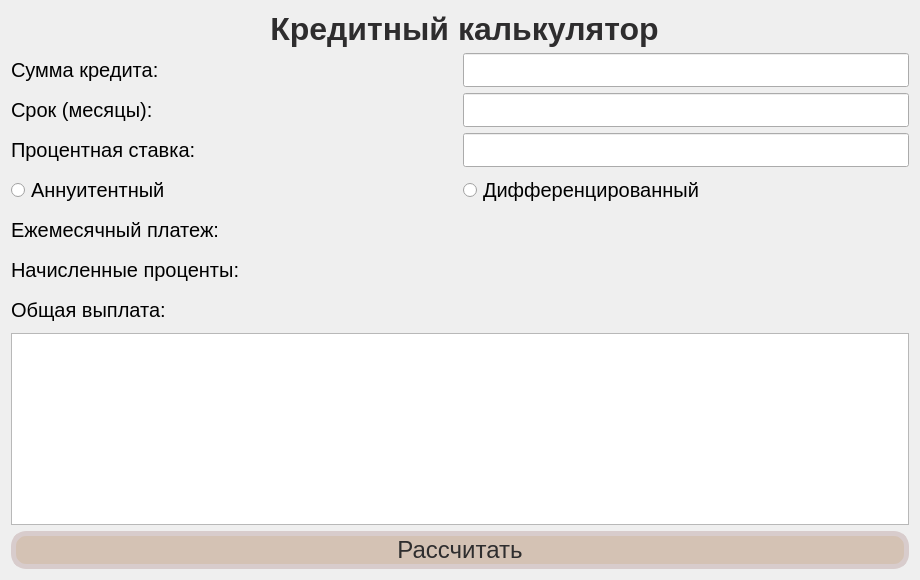
<?xml version="1.0" encoding="UTF-8"?>
<ui version="4.0">
 <class>CreditCalc</class>
 <widget class="QDialog" name="CreditCalc">
  <property name="geometry">
   <rect>
    <x>0</x>
    <y>0</y>
    <width>920</width>
    <height>580</height>
   </rect>
  </property>
  <property name="windowTitle">
   <string>Dialog</string>
  </property>
  <layout class="QGridLayout" name="gridLayout">
   <item row="0" column="0">
    <layout class="QGridLayout" name="gridLayout_2">
     <item row="0" column="0" colspan="2">
      <widget class="QLabel" name="header">
       <property name="sizePolicy">
        <sizepolicy hsizetype="MinimumExpanding" vsizetype="MinimumExpanding">
         <horstretch>0</horstretch>
         <verstretch>0</verstretch>
        </sizepolicy>
       </property>
       <property name="font">
        <font>
         <pointsize>24</pointsize>
         <weight>75</weight>
         <bold>true</bold>
        </font>
       </property>
       <property name="styleSheet">
        <string notr="true">QLabel {
color: #2e2d2e;
}</string>
       </property>
       <property name="text">
        <string> Кредитный калькулятор</string>
       </property>
       <property name="alignment">
        <set>Qt::AlignCenter</set>
       </property>
      </widget>
     </item>
     <item row="1" column="0">
      <widget class="QLabel" name="sum">
       <property name="sizePolicy">
        <sizepolicy hsizetype="MinimumExpanding" vsizetype="MinimumExpanding">
         <horstretch>0</horstretch>
         <verstretch>0</verstretch>
        </sizepolicy>
       </property>
       <property name="font">
        <font>
         <pointsize>-1</pointsize>
         <weight>50</weight>
         <bold>false</bold>
        </font>
       </property>
       <property name="styleSheet">
        <string notr="true">QLabel{
font-size: 20px;
}</string>
       </property>
       <property name="text">
        <string>Сумма кредита:</string>
       </property>
      </widget>
     </item>
     <item row="1" column="1">
      <widget class="QLineEdit" name="sumInput">
       <property name="sizePolicy">
        <sizepolicy hsizetype="MinimumExpanding" vsizetype="MinimumExpanding">
         <horstretch>0</horstretch>
         <verstretch>0</verstretch>
        </sizepolicy>
       </property>
       <property name="font">
        <font>
         <pointsize>12</pointsize>
         <weight>50</weight>
         <bold>false</bold>
        </font>
       </property>
      </widget>
     </item>
     <item row="2" column="0">
      <widget class="QLabel" name="time">
       <property name="sizePolicy">
        <sizepolicy hsizetype="MinimumExpanding" vsizetype="MinimumExpanding">
         <horstretch>0</horstretch>
         <verstretch>0</verstretch>
        </sizepolicy>
       </property>
       <property name="font">
        <font>
         <pointsize>-1</pointsize>
         <weight>50</weight>
         <bold>false</bold>
        </font>
       </property>
       <property name="styleSheet">
        <string notr="true">QLabel{
font-size: 20px;
}</string>
       </property>
       <property name="text">
        <string>Срок (месяцы):</string>
       </property>
      </widget>
     </item>
     <item row="2" column="1">
      <widget class="QLineEdit" name="timeInput">
       <property name="sizePolicy">
        <sizepolicy hsizetype="MinimumExpanding" vsizetype="MinimumExpanding">
         <horstretch>0</horstretch>
         <verstretch>0</verstretch>
        </sizepolicy>
       </property>
       <property name="font">
        <font>
         <pointsize>12</pointsize>
         <weight>50</weight>
         <bold>false</bold>
        </font>
       </property>
      </widget>
     </item>
     <item row="3" column="0">
      <widget class="QLabel" name="rate">
       <property name="sizePolicy">
        <sizepolicy hsizetype="MinimumExpanding" vsizetype="MinimumExpanding">
         <horstretch>0</horstretch>
         <verstretch>0</verstretch>
        </sizepolicy>
       </property>
       <property name="font">
        <font>
         <pointsize>-1</pointsize>
         <weight>50</weight>
         <bold>false</bold>
        </font>
       </property>
       <property name="styleSheet">
        <string notr="true">QLabel{
font-size: 20px;
}</string>
       </property>
       <property name="text">
        <string>Процентная ставка:</string>
       </property>
      </widget>
     </item>
     <item row="3" column="1">
      <widget class="QLineEdit" name="rateInput">
       <property name="sizePolicy">
        <sizepolicy hsizetype="MinimumExpanding" vsizetype="MinimumExpanding">
         <horstretch>0</horstretch>
         <verstretch>0</verstretch>
        </sizepolicy>
       </property>
       <property name="font">
        <font>
         <pointsize>12</pointsize>
         <weight>50</weight>
         <bold>false</bold>
        </font>
       </property>
      </widget>
     </item>
     <item row="4" column="0">
      <widget class="QRadioButton" name="annuity">
       <property name="sizePolicy">
        <sizepolicy hsizetype="MinimumExpanding" vsizetype="MinimumExpanding">
         <horstretch>0</horstretch>
         <verstretch>0</verstretch>
        </sizepolicy>
       </property>
       <property name="font">
        <font>
         <pointsize>-1</pointsize>
         <weight>50</weight>
         <bold>false</bold>
        </font>
       </property>
       <property name="styleSheet">
        <string notr="true">QRadioButton{
font-size: 20px;
}</string>
       </property>
       <property name="text">
        <string>Аннуитентный</string>
       </property>
      </widget>
     </item>
     <item row="4" column="1">
      <widget class="QRadioButton" name="differencial">
       <property name="sizePolicy">
        <sizepolicy hsizetype="MinimumExpanding" vsizetype="MinimumExpanding">
         <horstretch>0</horstretch>
         <verstretch>0</verstretch>
        </sizepolicy>
       </property>
       <property name="font">
        <font>
         <pointsize>-1</pointsize>
         <weight>50</weight>
         <bold>false</bold>
        </font>
       </property>
       <property name="styleSheet">
        <string notr="true">QRadioButton{
font-size: 20px;
}</string>
       </property>
       <property name="text">
        <string>Дифференцированный</string>
       </property>
      </widget>
     </item>
     <item row="5" column="0">
      <widget class="QLabel" name="monthPay">
       <property name="sizePolicy">
        <sizepolicy hsizetype="MinimumExpanding" vsizetype="MinimumExpanding">
         <horstretch>0</horstretch>
         <verstretch>0</verstretch>
        </sizepolicy>
       </property>
       <property name="font">
        <font>
         <pointsize>-1</pointsize>
         <weight>50</weight>
         <bold>false</bold>
        </font>
       </property>
       <property name="styleSheet">
        <string notr="true">QLabel{
font-size: 20px;
}</string>
       </property>
       <property name="text">
        <string>Ежемесячный платеж:</string>
       </property>
      </widget>
     </item>
     <item row="5" column="1">
      <widget class="QLabel" name="monthPayOutput">
       <property name="sizePolicy">
        <sizepolicy hsizetype="MinimumExpanding" vsizetype="MinimumExpanding">
         <horstretch>0</horstretch>
         <verstretch>0</verstretch>
        </sizepolicy>
       </property>
       <property name="font">
        <font>
         <pointsize>12</pointsize>
         <weight>50</weight>
         <bold>false</bold>
        </font>
       </property>
       <property name="text">
        <string/>
       </property>
      </widget>
     </item>
     <item row="6" column="0">
      <widget class="QLabel" name="overPayed">
       <property name="sizePolicy">
        <sizepolicy hsizetype="MinimumExpanding" vsizetype="MinimumExpanding">
         <horstretch>0</horstretch>
         <verstretch>0</verstretch>
        </sizepolicy>
       </property>
       <property name="font">
        <font>
         <pointsize>-1</pointsize>
         <weight>50</weight>
         <bold>false</bold>
        </font>
       </property>
       <property name="styleSheet">
        <string notr="true">QLabel{
font-size: 20px;
}</string>
       </property>
       <property name="text">
        <string>Начисленные проценты:</string>
       </property>
      </widget>
     </item>
     <item row="6" column="1">
      <widget class="QLabel" name="overPayedOutput">
       <property name="sizePolicy">
        <sizepolicy hsizetype="MinimumExpanding" vsizetype="MinimumExpanding">
         <horstretch>0</horstretch>
         <verstretch>0</verstretch>
        </sizepolicy>
       </property>
       <property name="font">
        <font>
         <pointsize>12</pointsize>
         <weight>50</weight>
         <bold>false</bold>
        </font>
       </property>
       <property name="text">
        <string/>
       </property>
      </widget>
     </item>
     <item row="7" column="0">
      <widget class="QLabel" name="fullPay">
       <property name="sizePolicy">
        <sizepolicy hsizetype="MinimumExpanding" vsizetype="MinimumExpanding">
         <horstretch>0</horstretch>
         <verstretch>0</verstretch>
        </sizepolicy>
       </property>
       <property name="font">
        <font>
         <pointsize>-1</pointsize>
         <weight>50</weight>
         <bold>false</bold>
        </font>
       </property>
       <property name="styleSheet">
        <string notr="true">QLabel{
font-size: 20px;
}</string>
       </property>
       <property name="text">
        <string>Общая выплата:</string>
       </property>
      </widget>
     </item>
     <item row="7" column="1">
      <widget class="QLabel" name="fullPayOutput">
       <property name="sizePolicy">
        <sizepolicy hsizetype="MinimumExpanding" vsizetype="MinimumExpanding">
         <horstretch>0</horstretch>
         <verstretch>0</verstretch>
        </sizepolicy>
       </property>
       <property name="font">
        <font>
         <pointsize>12</pointsize>
         <weight>50</weight>
         <bold>false</bold>
        </font>
       </property>
       <property name="text">
        <string/>
       </property>
      </widget>
     </item>
     <item row="8" column="0" colspan="2">
      <widget class="QTextEdit" name="paysheet">
       <property name="sizePolicy">
        <sizepolicy hsizetype="MinimumExpanding" vsizetype="MinimumExpanding">
         <horstretch>0</horstretch>
         <verstretch>0</verstretch>
        </sizepolicy>
       </property>
       <property name="font">
        <font>
         <pointsize>12</pointsize>
         <weight>50</weight>
         <bold>false</bold>
        </font>
       </property>
      </widget>
     </item>
     <item row="9" column="0" colspan="2">
      <widget class="QPushButton" name="calculate">
       <property name="sizePolicy">
        <sizepolicy hsizetype="MinimumExpanding" vsizetype="MinimumExpanding">
         <horstretch>0</horstretch>
         <verstretch>0</verstretch>
        </sizepolicy>
       </property>
       <property name="font">
        <font>
         <pointsize>-1</pointsize>
         <weight>50</weight>
         <bold>false</bold>
        </font>
       </property>
       <property name="styleSheet">
        <string notr="true">QPushButton {
  font-size: 24px;
  text-align: center;
  color: #2e2d2e;
  background-color: #d4c2b4;
  border-radius: 15px;
  border: 5px solid #d8cccc;
}

QPushButton:pressed {
  background-color: #c4b6ab;
}</string>
       </property>
       <property name="text">
        <string>Рассчитать</string>
       </property>
      </widget>
     </item>
    </layout>
   </item>
  </layout>
 </widget>
 <resources/>
 <connections/>
</ui>
